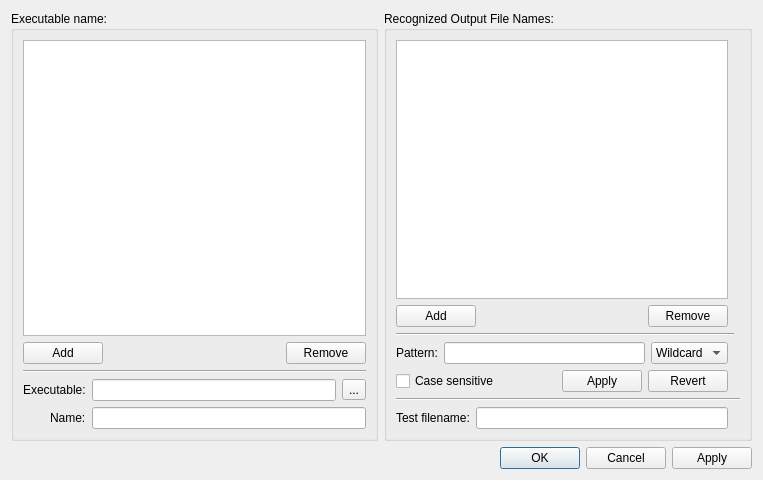
<?xml version="1.0" encoding="UTF-8"?>
<ui version="4.0">
 <class>OpenWithManagerDialog</class>
 <widget class="QDialog" name="OpenWithManagerDialog">
  <property name="geometry">
   <rect>
    <x>0</x>
    <y>0</y>
    <width>763</width>
    <height>480</height>
   </rect>
  </property>
  <property name="windowTitle">
   <string>&quot;Open With&quot; Manager</string>
  </property>
  <layout class="QGridLayout" name="gridLayout">
   <item row="0" column="1">
    <widget class="QGroupBox" name="groupPattern">
     <property name="enabled">
      <bool>true</bool>
     </property>
     <property name="title">
      <string>Recognized Output File Names:</string>
     </property>
     <layout class="QGridLayout" name="gridLayout_3">
      <item row="5" column="0" colspan="3">
       <widget class="Line" name="line">
        <property name="orientation">
         <enum>Qt::Horizontal</enum>
        </property>
       </widget>
      </item>
      <item row="6" column="0">
       <layout class="QHBoxLayout" name="horizontalLayout_6">
        <item>
         <widget class="QLabel" name="labelTest">
          <property name="text">
           <string>Test filename:</string>
          </property>
          <property name="buddy">
           <cstring>editTest</cstring>
          </property>
         </widget>
        </item>
        <item>
         <widget class="QLineEdit" name="editTest">
          <property name="toolTip">
           <string>&lt;html&gt;&lt;head/&gt;&lt;body&gt;&lt;p&gt;Enter a example filename for this executable.&lt;/p&gt;&lt;p&gt;The text will turn green if a filter matches it or&lt;/p&gt;&lt;p&gt;red otherwise.&lt;/p&gt;&lt;/body&gt;&lt;/html&gt;</string>
          </property>
         </widget>
        </item>
       </layout>
      </item>
      <item row="2" column="0" colspan="2">
       <widget class="Line" name="line_2">
        <property name="orientation">
         <enum>Qt::Horizontal</enum>
        </property>
       </widget>
      </item>
      <item row="4" column="0">
       <layout class="QHBoxLayout" name="horizontalLayout">
        <item>
         <widget class="QCheckBox" name="checkCaseSensitive">
          <property name="text">
           <string>Case sensitive</string>
          </property>
         </widget>
        </item>
        <item>
         <spacer name="horizontalSpacer_3">
          <property name="orientation">
           <enum>Qt::Horizontal</enum>
          </property>
          <property name="sizeHint" stdset="0">
           <size>
            <width>40</width>
            <height>20</height>
           </size>
          </property>
         </spacer>
        </item>
        <item>
         <widget class="QPushButton" name="pushApplyPattern">
          <property name="text">
           <string>Apply</string>
          </property>
         </widget>
        </item>
        <item>
         <widget class="QPushButton" name="pushRevertPattern">
          <property name="text">
           <string>Revert</string>
          </property>
         </widget>
        </item>
       </layout>
      </item>
      <item row="3" column="0">
       <layout class="QHBoxLayout" name="horizontalLayout_5">
        <item>
         <widget class="QLabel" name="labelPattern">
          <property name="text">
           <string>Pattern:</string>
          </property>
          <property name="buddy">
           <cstring>editPattern</cstring>
          </property>
         </widget>
        </item>
        <item>
         <widget class="QLineEdit" name="editPattern">
          <property name="sizePolicy">
           <sizepolicy hsizetype="Expanding" vsizetype="Fixed">
            <horstretch>0</horstretch>
            <verstretch>0</verstretch>
           </sizepolicy>
          </property>
         </widget>
        </item>
        <item>
         <widget class="QComboBox" name="comboMatch">
          <property name="sizePolicy">
           <sizepolicy hsizetype="Preferred" vsizetype="Fixed">
            <horstretch>0</horstretch>
            <verstretch>0</verstretch>
           </sizepolicy>
          </property>
          <item>
           <property name="text">
            <string>Wildcard</string>
           </property>
          </item>
          <item>
           <property name="text">
            <string>RegExp</string>
           </property>
          </item>
         </widget>
        </item>
       </layout>
      </item>
      <item row="1" column="0">
       <layout class="QHBoxLayout" name="horizontalLayout_4">
        <item>
         <widget class="QPushButton" name="pushAddPattern">
          <property name="text">
           <string>Add</string>
          </property>
         </widget>
        </item>
        <item>
         <spacer name="horizontalSpacer_2">
          <property name="orientation">
           <enum>Qt::Horizontal</enum>
          </property>
          <property name="sizeHint" stdset="0">
           <size>
            <width>173</width>
            <height>20</height>
           </size>
          </property>
         </spacer>
        </item>
        <item>
         <widget class="QPushButton" name="pushRemovePattern">
          <property name="sizePolicy">
           <sizepolicy hsizetype="Preferred" vsizetype="Fixed">
            <horstretch>0</horstretch>
            <verstretch>0</verstretch>
           </sizepolicy>
          </property>
          <property name="text">
           <string>Remove</string>
          </property>
         </widget>
        </item>
       </layout>
      </item>
      <item row="0" column="0">
       <widget class="QTableView" name="tablePattern">
        <property name="selectionMode">
         <enum>QAbstractItemView::SingleSelection</enum>
        </property>
        <property name="selectionBehavior">
         <enum>QAbstractItemView::SelectRows</enum>
        </property>
       </widget>
      </item>
     </layout>
    </widget>
   </item>
   <item row="2" column="0" colspan="2">
    <widget class="QDialogButtonBox" name="buttonBox">
     <property name="orientation">
      <enum>Qt::Horizontal</enum>
     </property>
     <property name="standardButtons">
      <set>QDialogButtonBox::Apply|QDialogButtonBox::Cancel|QDialogButtonBox::Ok</set>
     </property>
    </widget>
   </item>
   <item row="0" column="0">
    <widget class="QGroupBox" name="groupExec">
     <property name="title">
      <string>Executable name:</string>
     </property>
     <layout class="QGridLayout" name="gridLayout_2">
      <item row="1" column="0" colspan="2">
       <layout class="QHBoxLayout" name="horizontalLayout_2">
        <item>
         <widget class="QPushButton" name="pushAddExec">
          <property name="text">
           <string>Add</string>
          </property>
         </widget>
        </item>
        <item>
         <spacer name="horizontalSpacer">
          <property name="orientation">
           <enum>Qt::Horizontal</enum>
          </property>
          <property name="sizeHint" stdset="0">
           <size>
            <width>185</width>
            <height>20</height>
           </size>
          </property>
         </spacer>
        </item>
        <item>
         <widget class="QPushButton" name="pushRemoveExec">
          <property name="text">
           <string>Remove</string>
          </property>
         </widget>
        </item>
       </layout>
      </item>
      <item row="2" column="0" colspan="2">
       <widget class="Line" name="line_3">
        <property name="orientation">
         <enum>Qt::Horizontal</enum>
        </property>
       </widget>
      </item>
      <item row="3" column="0" colspan="2">
       <layout class="QFormLayout" name="formLayout">
        <property name="labelAlignment">
         <set>Qt::AlignRight|Qt::AlignTrailing|Qt::AlignVCenter</set>
        </property>
        <item row="0" column="0">
         <widget class="QLabel" name="labelExec">
          <property name="sizePolicy">
           <sizepolicy hsizetype="Fixed" vsizetype="Preferred">
            <horstretch>0</horstretch>
            <verstretch>0</verstretch>
           </sizepolicy>
          </property>
          <property name="text">
           <string>Executable:</string>
          </property>
          <property name="buddy">
           <cstring>editExec</cstring>
          </property>
         </widget>
        </item>
        <item row="0" column="1">
         <layout class="QHBoxLayout" name="horizontalLayout_3">
          <item>
           <widget class="QLineEdit" name="editExec">
            <property name="sizePolicy">
             <sizepolicy hsizetype="Expanding" vsizetype="Preferred">
              <horstretch>0</horstretch>
              <verstretch>0</verstretch>
             </sizepolicy>
            </property>
           </widget>
          </item>
          <item>
           <widget class="QToolButton" name="pushExec">
            <property name="text">
             <string>...</string>
            </property>
           </widget>
          </item>
         </layout>
        </item>
        <item row="1" column="0">
         <widget class="QLabel" name="labelName">
          <property name="text">
           <string>Name:</string>
          </property>
         </widget>
        </item>
        <item row="1" column="1">
         <widget class="QLineEdit" name="editName"/>
        </item>
       </layout>
      </item>
      <item row="0" column="0" colspan="2">
       <widget class="QTableView" name="tableExec">
        <property name="selectionMode">
         <enum>QAbstractItemView::SingleSelection</enum>
        </property>
        <property name="selectionBehavior">
         <enum>QAbstractItemView::SelectRows</enum>
        </property>
        <attribute name="horizontalHeaderStretchLastSection">
         <bool>true</bool>
        </attribute>
       </widget>
      </item>
     </layout>
    </widget>
   </item>
  </layout>
 </widget>
 <tabstops>
  <tabstop>tableExec</tabstop>
  <tabstop>pushAddExec</tabstop>
  <tabstop>pushRemoveExec</tabstop>
  <tabstop>editExec</tabstop>
  <tabstop>pushExec</tabstop>
  <tabstop>editName</tabstop>
  <tabstop>tablePattern</tabstop>
  <tabstop>pushAddPattern</tabstop>
  <tabstop>pushRemovePattern</tabstop>
  <tabstop>editPattern</tabstop>
  <tabstop>comboMatch</tabstop>
  <tabstop>checkCaseSensitive</tabstop>
  <tabstop>pushApplyPattern</tabstop>
  <tabstop>pushRevertPattern</tabstop>
  <tabstop>editTest</tabstop>
  <tabstop>buttonBox</tabstop>
 </tabstops>
 <resources/>
 <connections>
  <connection>
   <sender>buttonBox</sender>
   <signal>accepted()</signal>
   <receiver>OpenWithManagerDialog</receiver>
   <slot>accept()</slot>
   <hints>
    <hint type="sourcelabel">
     <x>252</x>
     <y>475</y>
    </hint>
    <hint type="destinationlabel">
     <x>157</x>
     <y>274</y>
    </hint>
   </hints>
  </connection>
  <connection>
   <sender>buttonBox</sender>
   <signal>rejected()</signal>
   <receiver>OpenWithManagerDialog</receiver>
   <slot>reject()</slot>
   <hints>
    <hint type="sourcelabel">
     <x>320</x>
     <y>475</y>
    </hint>
    <hint type="destinationlabel">
     <x>286</x>
     <y>274</y>
    </hint>
   </hints>
  </connection>
 </connections>
</ui>
